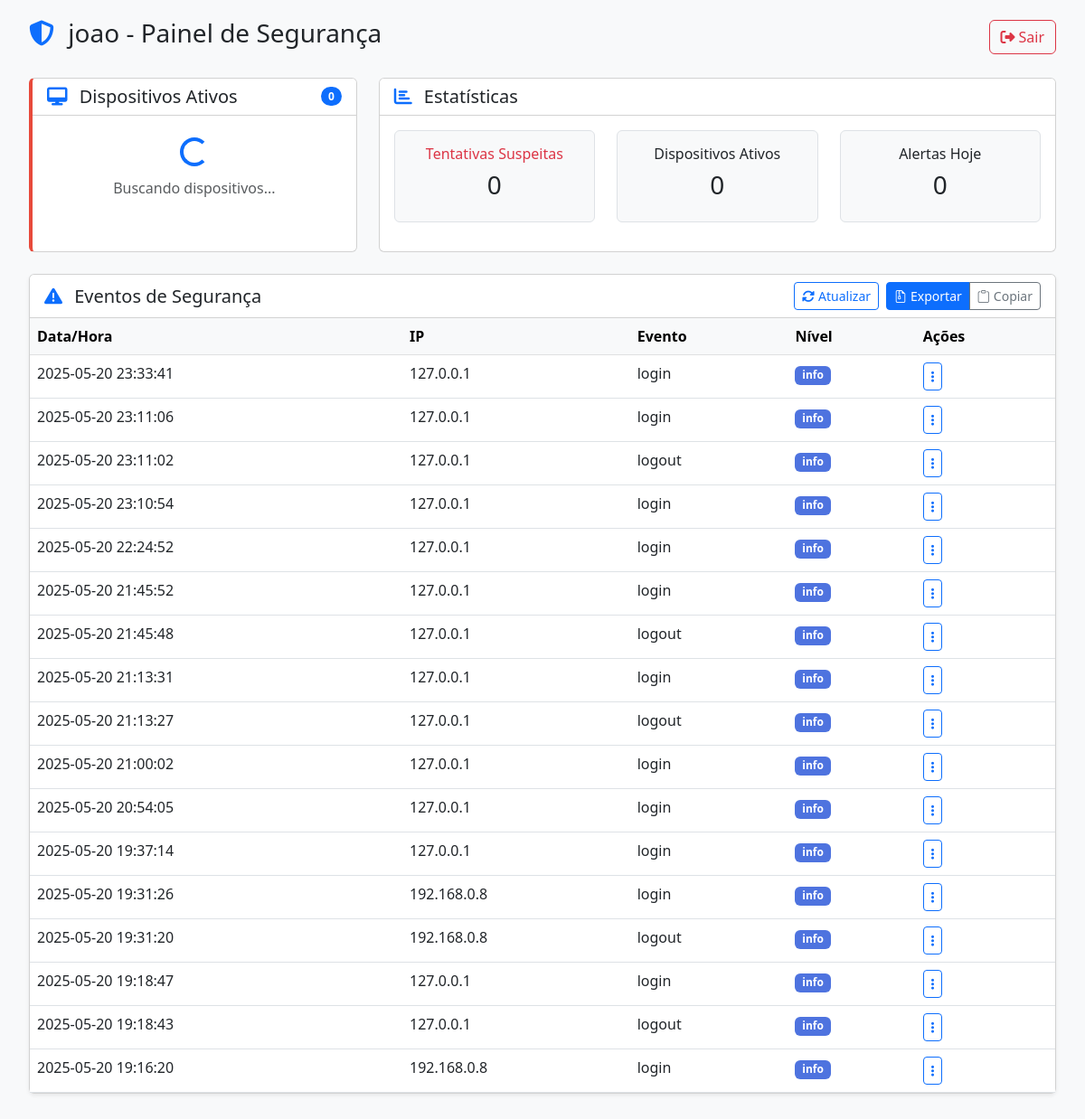
/clinic/dashboard (signed in), run on the app's committed database.
### tables this page shows
CREATE TABLE alerts
                 (id INTEGER PRIMARY KEY AUTOINCREMENT,
                 clinic_id INTEGER,
                 timestamp TEXT,
                 ip TEXT,
                 event_type TEXT,
                 description TEXT,
                 severity TEXT,
                 FOREIGN KEY (clinic_id) REFERENCES clinics(id));

### app.py (the view)
@app.route('/clinic/dashboard')
def clinic_dashboard():
    if 'clinic_id' not in session:
        return redirect(url_for('login'))
    clinic_id = session['clinic_id']
    conn = sqlite3.connect('safeclinica.db')
    c = conn.cursor()
    c.execute("""
        SELECT id, timestamp, ip, event_type, description, severity
        FROM alerts
        WHERE clinic_id = ?
        ORDER BY timestamp DESC
        LIMIT 50
    """, (clinic_id,))
    alerts = c.fetchall()
    conn.close()
    return render_template('clinic_dashboard.html',
                         clinic_name=session['clinic_name'],
                         alerts=alerts)

### templates/clinic_dashboard.html (shortened to what this page needs)
<!DOCTYPE html>
<html lang="pt-BR">
<head>
    <link href="https://cdn.jsdelivr.net/npm/bootstrap@5.3.0/dist/css/bootstrap.min.css" rel="stylesheet">
    <link rel="stylesheet" href="https://cdnjs.cloudflare.com/ajax/libs/font-awesome/6.4.0/css/all.min.css">
    <link rel="stylesheet" href="https://cdn.jsdelivr.net/npm/bootstrap-icons@1.10.0/font/bootstrap-icons.css">
</head>
<body>
    <div class="container-fluid">
        <div class="header d-flex justify-content-between align-items-center mb-4">
            <h1 class="h3">
                <i class="fas fa-shield-alt me-2 text-primary"></i>
                {{ clinic_name }} - Painel de Segurança
            </h1>
            <button id="logout-btn" class="btn btn-outline-danger">
                <i class="fas fa-sign-out-alt me-1"></i>Sair
            </button>
        </div>
        <div class="row">
            <div class="col-md-4 mb-4">
                <div class="card security-card h-100">
                    <div class="card-header bg-white d-flex justify-content-between align-items-center">
                        <h5 class="mb-0">
                            <i class="fas fa-desktop me-2 text-primary"></i>
                            Dispositivos Ativos
                        </h5>
                        <span class="badge bg-primary rounded-pill" id="device-count">0</span>
                    </div>
                    <div class="card-body device-list p-0">
                        <ul id="devices-list" class="list-group list-group-flush">
                            <li class="list-group-item text-center py-4">
                                <div class="spinner-border text-primary" role="status">
                                </div>
                                <p class="mt-2 mb-0 text-muted">Buscando dispositivos...</p>
                            </li>
                        </ul>
                    </div>
                </div>
            </div>
            <div class="col-md-8 mb-4">
                <div class="card h-100">
                    <div class="card-header bg-white">
                        <h5 class="mb-0">
                            <i class="fas fa-chart-bar me-2 text-primary"></i>
                            Estatísticas
                        </h5>
                    </div>
                    <div class="card-body">
                        <div class="row text-center">
                            <div class="col-md-4 mb-3">
                                <div class="p-3 border rounded bg-light h-100">
                                    <h6 class="text-danger">Tentativas Suspeitas</h6>
                                    <h3 id="suspicious-count">0</h3>
                                </div>
                            </div>
                            <div class="col-md-4 mb-3">
                                <div class="p-3 border rounded bg-light h-100">
                                    <h6>Dispositivos Ativos</h6>
                                    <h3 id="active-devices">0</h3>
                                </div>
                            </div>
                            <div class="col-md-4 mb-3">
                                <div class="p-3 border rounded bg-light h-100">
                                    <h6>Alertas Hoje</h6>
                                    <h3 id="today-alerts">0</h3>
                                </div>
                            </div>
                        </div>
                    </div>
                </div>
            </div>
        </div>
        <div class="card mb-4 shadow-sm">
            <div class="card-header bg-white d-flex justify-content-between align-items-center">
                <h5 class="mb-0">
                    <i class="fas fa-exclamation-triangle me-2 text-primary"></i>
                    Eventos de Segurança
                </h5>
                <div class="d-flex">
                    <button id="refresh-btn" class="btn btn-sm btn-outline-primary me-2">
                        <i class="fas fa-sync-alt me-1"></i>Atualizar
                    </button>
                    <div class="btn-group">
                        <a href="{{ url_for('download_logs') }}" class="btn btn-sm btn-primary">
                            <i class="bi bi-file-earmark-zip me-1"></i>Exportar
                        </a>
                        <button id="copy-logs-btn" class="btn btn-sm btn-outline-secondary">
                            <i class="bi bi-clipboard me-1"></i>Copiar
                        </button>
                    </div>
                </div>
            </div>
            <div class="card-body p-0">
                <div class="table-responsive">
                    <table class="table table-hover mb-0">
                        <thead class="table-light">
                            <tr>
                                <th>Data/Hora</th>
                                <th>IP</th>
                                <th>Evento</th>
                                <th>Nível</th>
                                <th>Ações</th>
                            </tr>
                        </thead>
                        <tbody id="security-events">
                            {% for alert in alerts %}
                            <tr
                                class="{{ 'critical' if alert[5] == 'critical' else 'warning' if alert[5] == 'warning' }}">
                                <td>{{ alert[1] }}</td>
                                <td>{{ alert[2] }}</td>
                                <td>{{ alert[3] }}</td>
                                <td>
                                    <span
                                        class="badge {{ 'badge-critical' if alert[5] == 'critical' else 'badge-warning' if alert[5] == 'warning' else 'badge-primary' }}">
                                        {{ alert[5] }}
                                    </span>
                                </td>
                                <td>
                                    <div class="dropdown action-dropdown">
                                        <button class="btn btn-sm btn-outline-primary dropdown-toggle" type="button"
                                            data-bs-toggle="dropdown" aria-expanded="false">
                                            <i class="fas fa-ellipsis-v"></i>
                                        </button>
                                    </div>
                                </td>
                            </tr>
                            {% endfor %}
                        </tbody>
                    </table>
                </div>
            </div>
        </div>
    </div>
</body>
</html>

### templates/clinic_dashboard.html (style rules this page uses)
:root { --primary-color: #4e73df; --danger-color: #e74a3b; --warning-color: #f6c23e; }
body { font-family: 'Segoe UI', Tahoma, Geneva, Verdana, sans-serif; background-color: #f8f9fa; padding: 20px; }
.security-card { border-left: 4px solid var(--danger-color); }
.device-list { max-height: 300px; overflow-y: auto; }
.badge-primary { background-color: var(--primary-color); }
.action-dropdown .dropdown-toggle::after { display: none; }

### data on the page
alerts: timestamp "2025-05-20 23:33:41", ip "127.0.0.1", event_type "login", severity "info"
alerts: timestamp "2025-05-20 23:11:06", ip "127.0.0.1", event_type "login", severity "info"
alerts: timestamp "2025-05-20 23:11:02", ip "127.0.0.1", event_type "logout", severity "info"
alerts: timestamp "2025-05-20 23:10:54", ip "127.0.0.1", event_type "login", severity "info"
alerts: timestamp "2025-05-20 22:24:52", ip "127.0.0.1", event_type "login", severity "info"
alerts: timestamp "2025-05-20 21:45:52", ip "127.0.0.1", event_type "login", severity "info"
alerts: timestamp "2025-05-20 21:45:48", ip "127.0.0.1", event_type "logout", severity "info"
alerts: timestamp "2025-05-20 21:13:31", ip "127.0.0.1", event_type "login", severity "info"
alerts: timestamp "2025-05-20 21:13:27", ip "127.0.0.1", event_type "logout", severity "info"
alerts: timestamp "2025-05-20 21:00:02", ip "127.0.0.1", event_type "login", severity "info"
alerts: timestamp "2025-05-20 20:54:05", ip "127.0.0.1", event_type "login", severity "info"
alerts: timestamp "2025-05-20 19:37:14", ip "127.0.0.1", event_type "login", severity "info"
alerts: timestamp "2025-05-20 19:31:26", ip "192.168.0.8", event_type "login", severity "info"
alerts: timestamp "2025-05-20 19:31:20", ip "192.168.0.8", event_type "logout", severity "info"
alerts: timestamp "2025-05-20 19:18:47", ip "127.0.0.1", event_type "login", severity "info"
alerts: timestamp "2025-05-20 19:18:43", ip "127.0.0.1", event_type "logout", severity "info"
alerts: timestamp "2025-05-20 19:16:20", ip "192.168.0.8", event_type "login", severity "info"

### other printed values
{{ clinic_name }} "joao"
